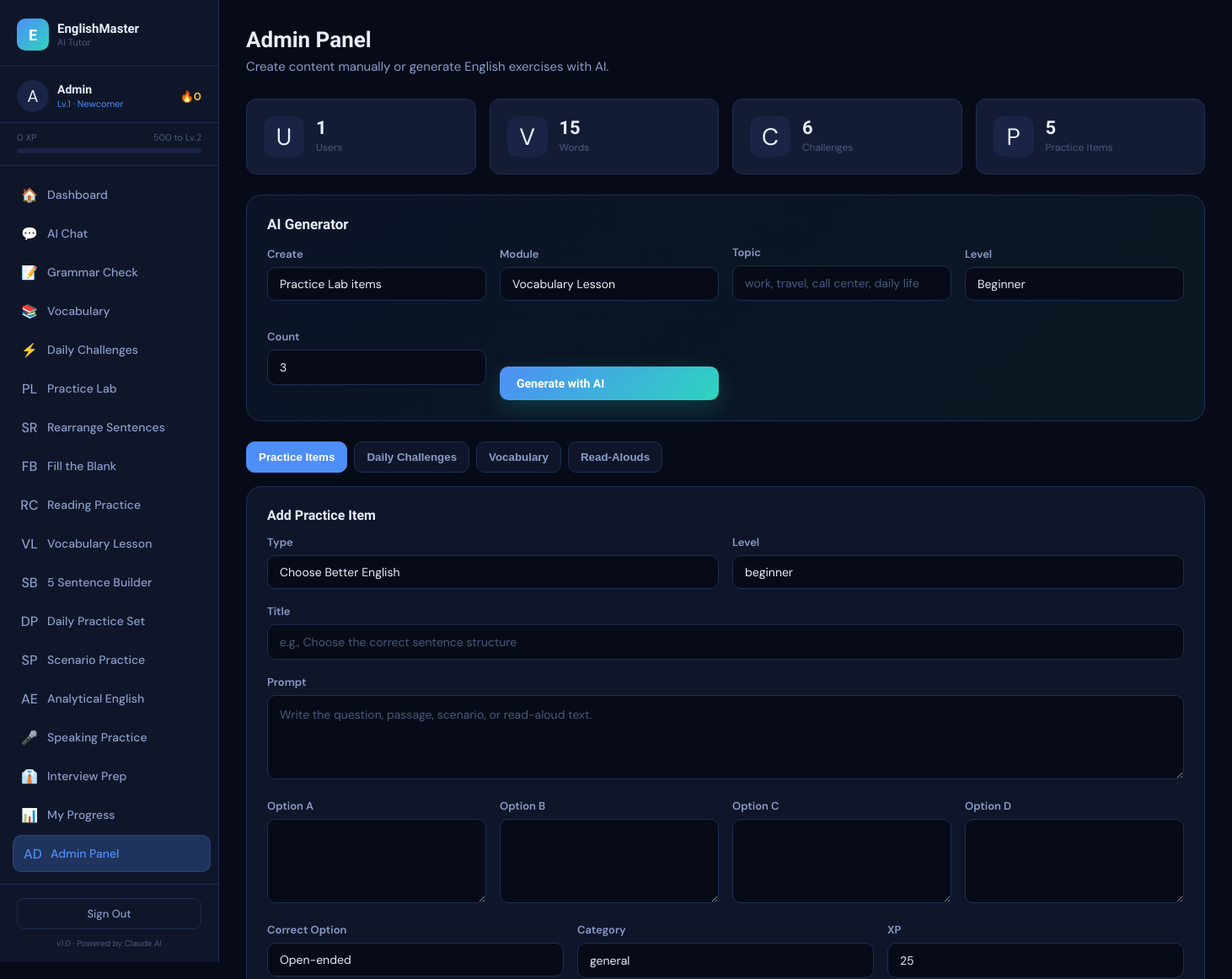
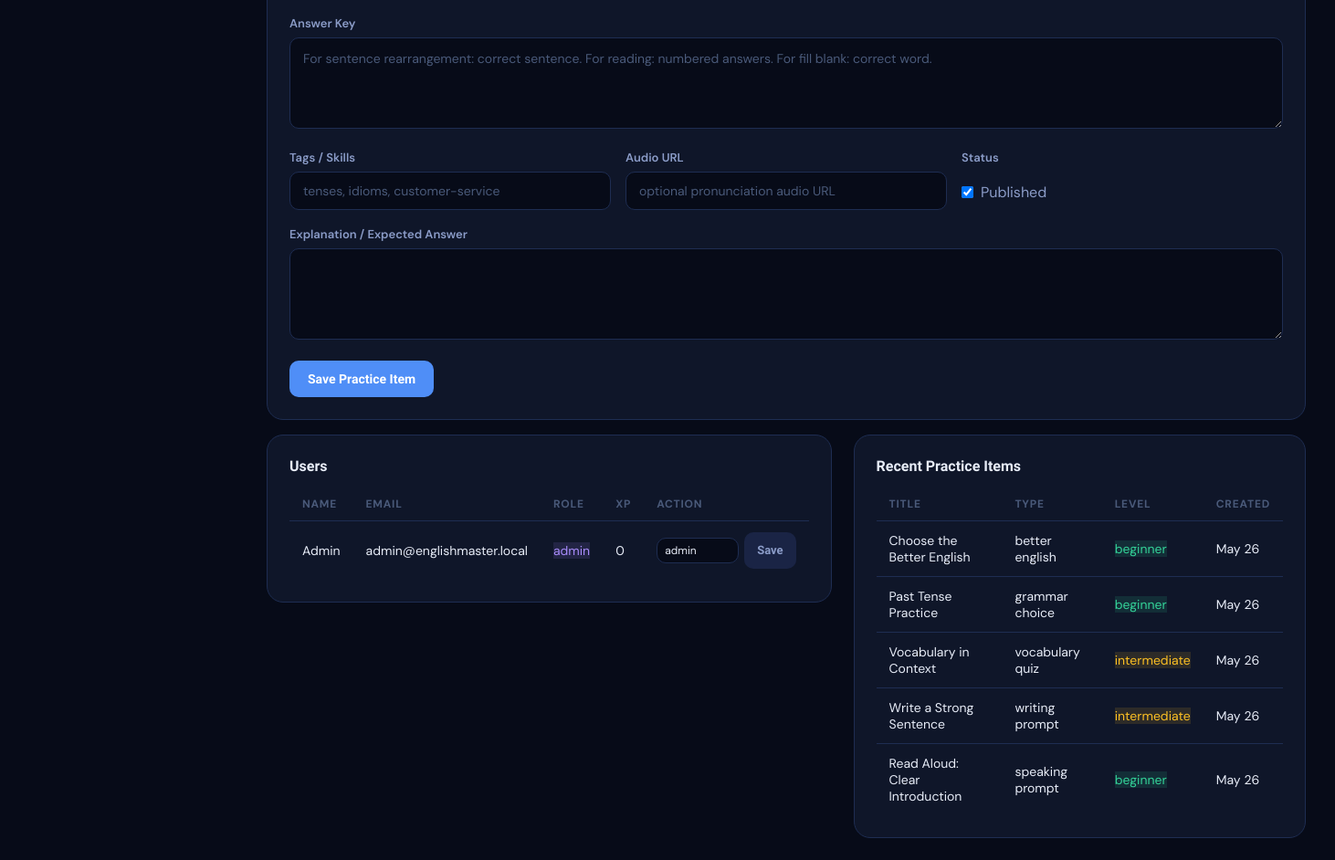
The page /admin.php (signed in) on the database as committed earlier (2 pictures, top to bottom).
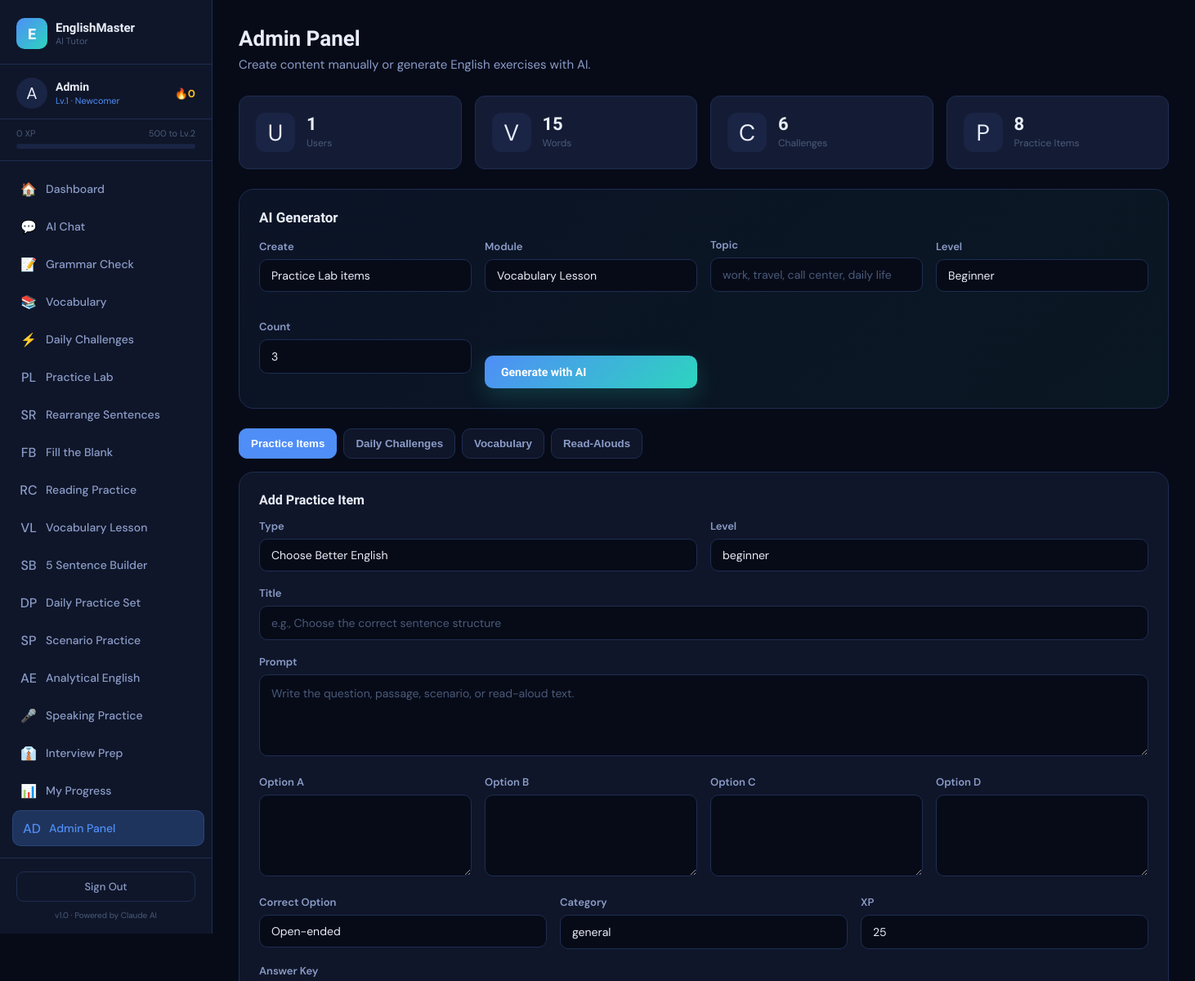
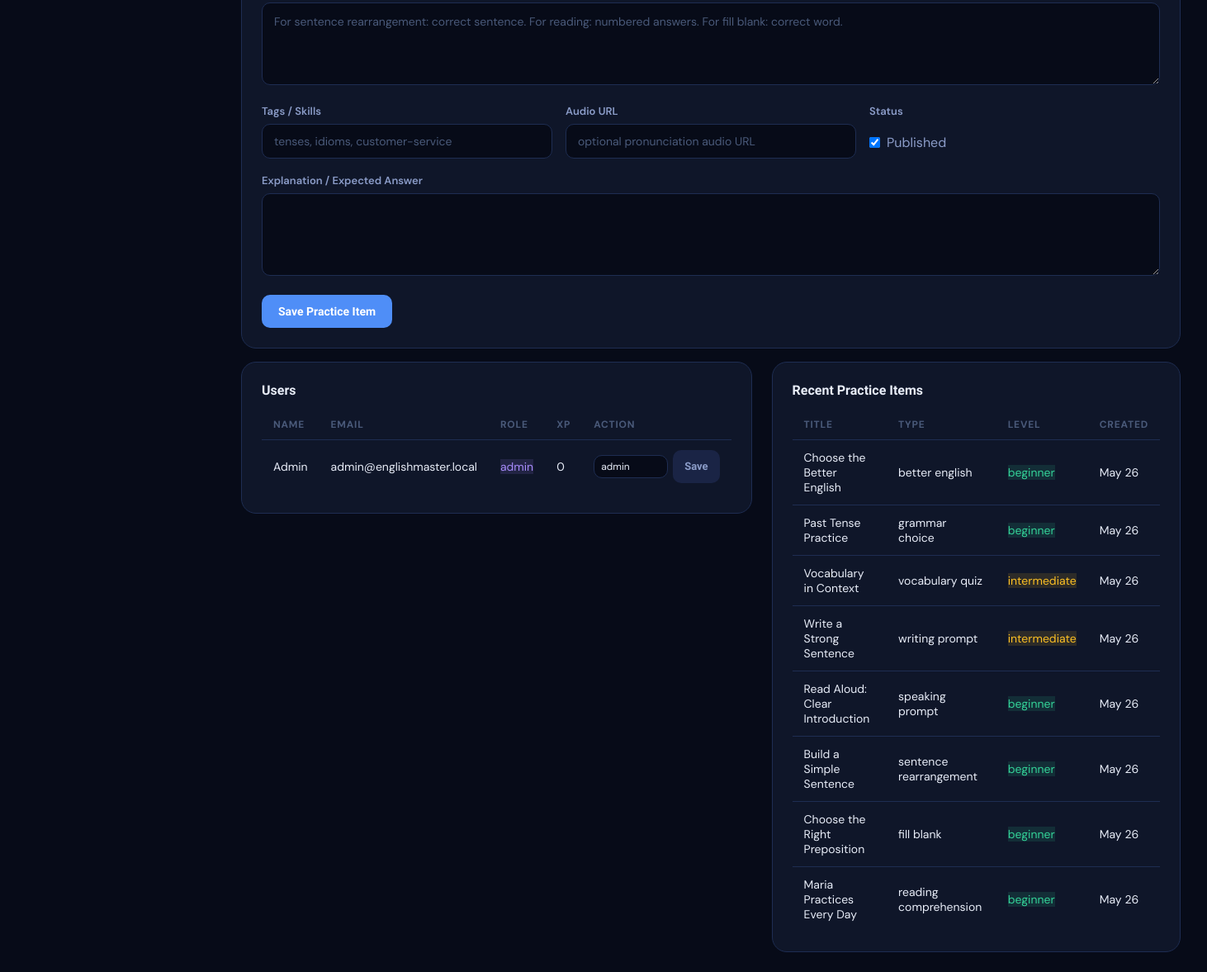
The same page on the database as committed later (2 pictures, top to bottom).
### tables this page shows
CREATE TABLE IF NOT EXISTS users (
    id INT AUTO_INCREMENT PRIMARY KEY,
    name VARCHAR(100) NOT NULL,
    email VARCHAR(150) UNIQUE NOT NULL,
    password VARCHAR(255) NOT NULL,
    level INT DEFAULT 1,
    xp INT DEFAULT 0,
    streak INT DEFAULT 0,
    last_active DATE,
    avatar VARCHAR(10) DEFAULT '🧑',
    english_level ENUM('beginner','intermediate','advanced') DEFAULT 'beginner',
    role ENUM('user','admin') NOT NULL DEFAULT 'user',
    created_at TIMESTAMP DEFAULT CURRENT_TIMESTAMP
);

CREATE TABLE IF NOT EXISTS practice_items (
    id INT AUTO_INCREMENT PRIMARY KEY,
    type ENUM('better_english','grammar_choice','vocabulary_quiz','writing_prompt','speaking_prompt','sentence_rearrangement','fill_blank','reading_comprehension','daily_challenge_set','scenario_roleplay','analytical_english','word_sentence_builder') NOT NULL DEFAULT 'better_english',
    title VARCHAR(200) NOT NULL,
    prompt TEXT NOT NULL,
    option_a TEXT,
    option_b TEXT,
    option_c TEXT,
    option_d TEXT,
    correct_option CHAR(1),
    answer_key TEXT,
    explanation TEXT,
    difficulty ENUM('beginner','intermediate','advanced') DEFAULT 'beginner',
    category VARCHAR(80) DEFAULT 'general',
    tags VARCHAR(255) DEFAULT '',
    audio_url VARCHAR(255) DEFAULT '',
    xp_reward INT DEFAULT 25,
    active TINYINT(1) DEFAULT 1,
    created_by INT NULL,
    created_at TIMESTAMP DEFAULT CURRENT_TIMESTAMP,
    FOREIGN KEY (created_by) REFERENCES users(id) ON DELETE SET NULL
);

### config.php (called while the page is built, shortened)
<?php
function db() {
    static $conn = null;
    if ($conn === null) {
        $conn = new mysqli(DB_HOST, DB_USER, DB_PASS, DB_NAME);
        $conn->set_charset('utf8mb4');
    }
    return $conn;
}
function isAdmin($user = null) {
    return $user && (($user['role'] ?? 'user') === 'admin');
}
function currentUser() {
    $db = db();
    $uid = (int)$_SESSION['uid'];
    $r = $db->query("SELECT * FROM users WHERE id = $uid LIMIT 1");
    return $r ? $r->fetch_assoc() : null;
}
function clean($str) {
    return htmlspecialchars(strip_tags(trim($str)), ENT_QUOTES, 'UTF-8');
}
function levelName($level) {
    if ($level <= 2)  return 'Newcomer';
    return 'English Master';
}
function xpToNextLevel($xp) {
    $currentLevel = max(1, (int)floor($xp / 500) + 1);
    $nextLevelXP = $currentLevel * 500;
    $progress = (($xp % 500) / 500) * 100;
    return ['next' => $nextLevelXP, 'progress' => round($progress), 'needed' => $nextLevelXP - $xp];
}
?>

### admin.php (the view, shortened to what the rows shown need)
<?php
require_once 'config.php';
$db = db();
$uid = (int)$_SESSION['uid'];
$users = $db->query("SELECT id,name,email,role,english_level,xp,created_at FROM users ORDER BY created_at DESC LIMIT 20");
$recentPractice = $db->query("SELECT title,type,difficulty,created_at FROM practice_items ORDER BY created_at DESC LIMIT 8");
include 'includes/header.php';
?>
<div class="page-header">
  <h1>Admin Panel</h1>
</div>
<div class="grid-2 mt-16" style="gap:24px;align-items:start;">
  <div class="card">
    <table class="data-table">
      <thead><tr><th>Name</th><th>Email</th><th>Role</th><th>XP</th><th>Action</th></tr></thead>
      <tbody>
      <?php while ($u = $users->fetch_assoc()): ?>
        <tr>
          <td><?= clean($u['name']) ?></td>
          <td><?= clean($u['email']) ?></td>
          <td><span class="ac-badge <?= $u['role']==='admin'?'badge-purple':'badge-blue' ?>"><?= clean($u['role']) ?></span></td>
          <td><?= (int)$u['xp'] ?></td>
          <td>
            <form method="POST" style="display:flex;gap:6px;align-items:center;">
              <select name="role" class="form-control" style="width:90px;padding:6px 8px;font-size:12px;">
                <option value="admin" <?= $u['role']==='admin'?'selected':'' ?>>admin</option>
              </select>
              <button class="btn btn-ghost btn-sm" <?= (int)$u['id']===$uid?'disabled':'' ?>>Save</button>
            </form>
          </td>
        </tr>
      <?php endwhile; ?>
      </tbody>
    </table>
  </div>
  <div class="card">
    <table class="data-table">
      <thead><tr><th>Title</th><th>Type</th><th>Level</th><th>Created</th></tr></thead>
      <tbody>
      <?php while ($p = $recentPractice->fetch_assoc()): ?>
        <tr>
          <td><?= clean($p['title']) ?></td>
          <td><?= clean(str_replace('_', ' ', $p['type'])) ?></td>
          <td><span class="ac-badge diff-<?= clean($p['difficulty']) ?>"><?= clean($p['difficulty']) ?></span></td>
          <td><?= date('M d', strtotime($p['created_at'])) ?></td>
        </tr>
      <?php endwhile; ?>
      </tbody>
    </table>
  </div>
</div>
<?php include 'includes/footer.php'; ?>

### includes/header.php (shortened to what the rows shown need)
<?php
$user = currentUser();
$xpInfo = $user ? xpToNextLevel($user['xp']) : null;
$currentPage = basename($_SERVER['PHP_SELF'], '.php');
?>
<!DOCTYPE html>
<html lang="en">
<head>
<link rel="stylesheet" href="<?= APP_URL ?>/assets/style.css">
</head>
<body>
<div class="app-layout">
  <aside class="sidebar" id="sidebar">
    <?php if ($user): ?>
    <div class="sidebar-user">
      <div class="user-avatar"><?= $user['avatar'] ?></div>
      <div class="user-info">
        <div class="user-name"><?= clean($user['name']) ?></div>
        <div class="user-level">Lv.<?= $user['level'] ?> · <?= levelName($user['level']) ?></div>
      </div>
      <div class="user-streak">🔥<?= $user['streak'] ?></div>
    </div>
    <div class="xp-bar-wrap">
      <div class="xp-bar-label">
        <span><?= number_format($user['xp']) ?> XP</span>
        <span><?= $xpInfo['needed'] ?> to Lv.<?= $user['level']+1 ?></span>
      </div>
      <div class="xp-bar">
      </div>
    </div>
    <nav class="sidebar-nav">
      <a href="<?= APP_URL ?>/dashboard.php" class="nav-item <?= $currentPage==='dashboard'?'active':'' ?>">
        <span class="nav-icon">🏠</span><span class="nav-label">Dashboard</span>
      </a>
      <a href="<?= APP_URL ?>/chat.php" class="nav-item <?= $currentPage==='chat'?'active':'' ?>">
        <span class="nav-icon">💬</span><span class="nav-label">AI Chat</span>
      </a>
      <a href="<?= APP_URL ?>/grammar.php" class="nav-item <?= $currentPage==='grammar'?'active':'' ?>">
        <span class="nav-icon">📝</span><span class="nav-label">Grammar Check</span>
      </a>
      <a href="<?= APP_URL ?>/vocabulary.php" class="nav-item <?= $currentPage==='vocabulary'?'active':'' ?>">
        <span class="nav-icon">📚</span><span class="nav-label">Vocabulary</span>
      </a>
      <a href="<?= APP_URL ?>/challenges.php" class="nav-item <?= $currentPage==='challenges'?'active':'' ?>">
        <span class="nav-icon">⚡</span><span class="nav-label">Daily Challenges</span>
      </a>
      <a href="<?= APP_URL ?>/practice.php" class="nav-item <?= $currentPage==='practice'?'active':'' ?>">
        <span class="nav-icon">PL</span><span class="nav-label">Practice Lab</span>
      </a>
      <a href="<?= APP_URL ?>/sentence_rearrangement.php" class="nav-item <?= $currentPage==='sentence_rearrangement'?'active':'' ?>">
        <span class="nav-icon">SR</span><span class="nav-label">Rearrange Sentences</span>
      </a>
      <a href="<?= APP_URL ?>/fill_blank.php" class="nav-item <?= $currentPage==='fill_blank'?'active':'' ?>">
        <span class="nav-icon">FB</span><span class="nav-label">Fill the Blank</span>
      </a>
      <a href="<?= APP_URL ?>/reading_comprehension.php" class="nav-item <?= $currentPage==='reading_comprehension'?'active':'' ?>">
        <span class="nav-icon">RC</span><span class="nav-label">Reading Practice</span>
      </a>
      <a href="<?= APP_URL ?>/vocabulary_lesson.php" class="nav-item <?= $currentPage==='vocabulary_lesson'?'active':'' ?>">
        <span class="nav-icon">VL</span><span class="nav-label">Vocabulary Lesson</span>
      </a>
      <a href="<?= APP_URL ?>/sentence_builder.php" class="nav-item <?= $currentPage==='sentence_builder'?'active':'' ?>">
        <span class="nav-icon">SB</span><span class="nav-label">5 Sentence Builder</span>
      </a>
      <a href="<?= APP_URL ?>/daily_practice.php" class="nav-item <?= $currentPage==='daily_practice'?'active':'' ?>">
        <span class="nav-icon">DP</span><span class="nav-label">Daily Practice Set</span>
      </a>
      <a href="<?= APP_URL ?>/scenario_practice.php" class="nav-item <?= $currentPage==='scenario_practice'?'active':'' ?>">
        <span class="nav-icon">SP</span><span class="nav-label">Scenario Practice</span>
      </a>
      <a href="<?= APP_URL ?>/analytical_english.php" class="nav-item <?= $currentPage==='analytical_english'?'active':'' ?>">
        <span class="nav-icon">AE</span><span class="nav-label">Analytical English</span>
      </a>
      <a href="<?= APP_URL ?>/speaking.php" class="nav-item <?= $currentPage==='speaking'?'active':'' ?>">
        <span class="nav-icon">🎤</span><span class="nav-label">Speaking Practice</span>
      </a>
      <a href="<?= APP_URL ?>/interview.php" class="nav-item <?= $currentPage==='interview'?'active':'' ?>">
        <span class="nav-icon">👔</span><span class="nav-label">Interview Prep</span>
      </a>
      <a href="<?= APP_URL ?>/progress.php" class="nav-item <?= $currentPage==='progress'?'active':'' ?>">
        <span class="nav-icon">📊</span><span class="nav-label">My Progress</span>
      </a>
      <?php if (isAdmin($user)): ?>
      <a href="<?= APP_URL ?>/admin.php" class="nav-item <?= $currentPage==='admin'?'active':'' ?>">
        <span class="nav-icon">AD</span><span class="nav-label">Admin Panel</span>
      </a>
      <?php endif; ?>
    </nav>
    <?php endif; ?>
  </aside>
  <main class="main-content">

Rows that differ between the two databases and show on the page:
added practice_items: title "Build a Simple Sentence", type "sentence rearrangement", difficulty "beginner", created_at "May 26"
added practice_items: title "Choose the Right Preposition", type "fill blank", difficulty "beginner", created_at "May 26"
added practice_items: title "Maria Practices Every Day", type "reading comprehension", difficulty "beginner", created_at "May 26"
Other text that changed with them:
$counts['practice']: "5" → "8"
